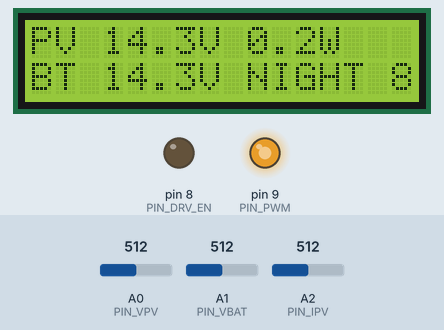
Recording of a sketch running on a simulated Arduino Nano, built with avr-gcc and run on an emulated ATmega328P. Parts: 16×2 character LCD, output pins drawn as LEDs (lit = HIGH). The test bench sets the inputs (shaded band); at power-on: A0 (PIN_VPV) = 512, A1 (PIN_VBAT) = 512, A2 (PIN_IPV) = 512. What the sketch prints to the serial monitor is not drawn.

Above: at 1.2 s.
1.3 s: A0 (PIN_VPV) set to 522
At 2.7 s:
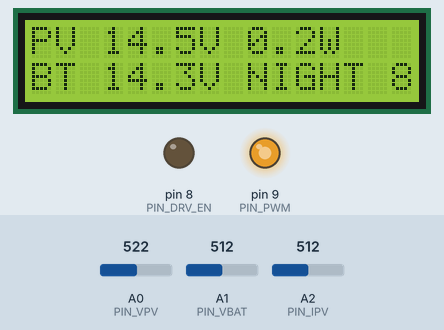
3.0 s: A0 (PIN_VPV) set to 540
At 3.52 s:
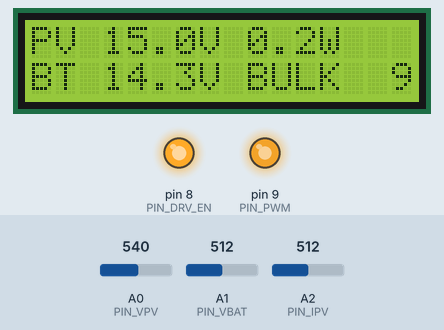
4.6 s: A1 (PIN_VBAT) set to 530
At 5.4 s:
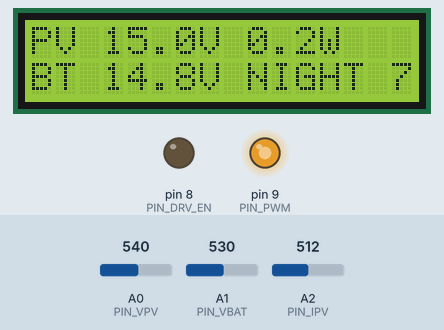
6.5 s: A0 (PIN_VPV) set to 900
At 7.02 s:
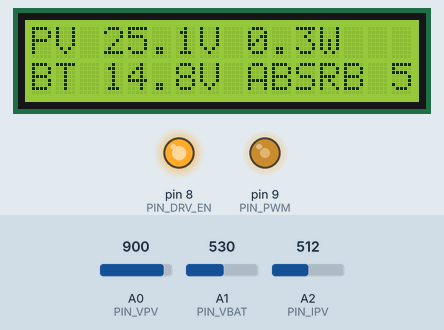
8.1 s: A1 (PIN_VBAT) set to 872
At 9.1 s:
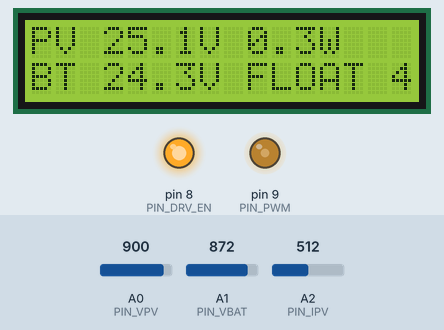
10.0 s: A1 (PIN_VBAT) set to 899
At 10.5 s:
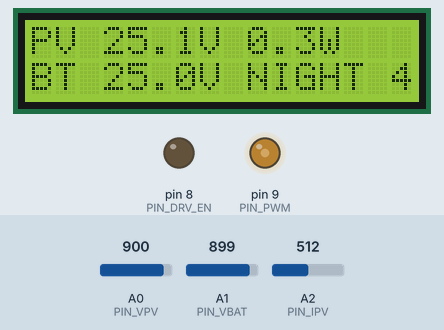
Timing chart, 0 to 12.5 s (numbered marks = the images above; inputs shaded):
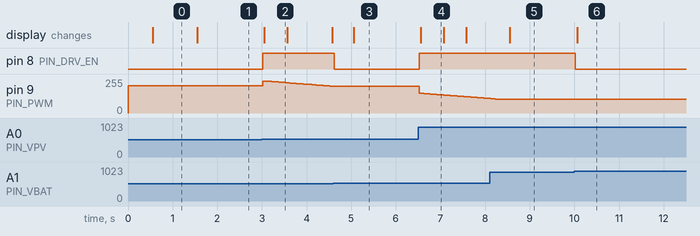

Measured:
- the behaviour switches between 529 and 530 on A0 (PIN_VPV) (found by bisection; images 1 and 2)
- the behaviour switches between 522 and 523 on A1 (PIN_VBAT) (found by bisection; images 2 and 3)
- the behaviour switches between 882 and 883 on A1 (PIN_VBAT) (found by bisection; images 5 and 6)
- after the input at 1.3 s, the display: changes after 0.26 s (image 1)
- after the input at 3.0 s, pin 8 (PIN_DRV_EN): LOW → HIGH at once; the display: changes after 0.06 s (image 2)
- after the input at 4.6 s, pin 8 (PIN_DRV_EN): HIGH → LOW at once; pin 9 (PIN_PWM): stays 201/255 (without the input it goes to 200/255 after 0.02 s); the display: changes after 0.46 s (image 3)
- after the input at 6.5 s, pin 8 (PIN_DRV_EN): LOW → HIGH at once; pin 9 (PIN_PWM): moves from 201/255 to 109/255 over 1.6 s, starting at once; the display: changes after 0.06 s (image 4)
- after the input at 8.1 s, the display: changes after 0.45 s (image 5)
- after the input at 10.0 s, pin 8 (PIN_DRV_EN): HIGH → LOW at once; the display: changes after 0.06 s (image 6)

The sketch:

mppt_controller.ino
```cpp
/*
 * Solar MPPT Charge Controller - Arduino Nano firmware
 *
 * Hardware:
 *   - Synchronous buck: 2 x IRFZ44N, IR2104 half-bridge driver, 220 uH inductor
 *   - Panel voltage : divider 47k / 10k  -> A0
 *   - Battery volt. : divider 47k / 10k  -> A1
 *   - Panel current : ACS712-05B         -> A2
 *   - PWM to IR2104 IN : D9  (Timer1, 31.25 kHz)
 *   - IR2104 SD (enable): D8
 *   - 16x2 I2C LCD (address 0x27) on A4/A5
 *
 * Charging:
 *   BULK   : P&O MPPT, all available solar power into the battery
 *   ABSORB : hold the battery at 14.4 V (constant voltage) by trimming duty
 *   FLOAT  : hold 13.8 V once the charge current tapers off
 *   NIGHT  : panel below battery + 0.5 V -> converter off
 */
#include <Wire.h>
#include <LiquidCrystal_I2C.h>

// ---------------- Pins ----------------
const uint8_t PIN_VPV = A0, PIN_VBAT = A1, PIN_IPV = A2;
const uint8_t PIN_PWM = 9, PIN_DRV_EN = 8;

// ---------------- Calibration ----------------
const float ADC_REF = 5.0;
const float DIV_RATIO = (47.0 + 10.0) / 10.0;     // 5.7
const float ACS_ZERO_V = 2.5, ACS_V_PER_A = 0.185; // ACS712-05B

// ---------------- Control constants ----------------
const uint16_t PWM_TOP = 511;                      // 16 MHz / 512 = 31.25 kHz
const float D_MIN = 0.40, D_MAX = 0.95, D_STEP = 0.005;
const float V_ABSORB = 14.4, V_FLOAT = 13.8;
const float I_FLOAT_SWITCH = 0.3;                  // A: absorb -> float when current tapers
const unsigned long CONTROL_MS = 50;

enum Stage { NIGHT, BULK, ABSORB, FLOAT_STAGE };
Stage stage = NIGHT;

float duty = 0.80;
int8_t direction = -1;     // -1 lowers duty (raises panel voltage)
float pPrev = 0;

LiquidCrystal_I2C lcd(0x27, 16, 2);

float readAvg(uint8_t pin) {
  long sum = 0;
  for (uint8_t i = 0; i < 16; i++) sum += analogRead(pin);
  return (sum / 16.0) * ADC_REF / 1023.0;
}

void setDuty(float d) {
  duty = constrain(d, D_MIN, D_MAX);
  OCR1A = (uint16_t)(duty * PWM_TOP);
}

void converterOn(bool on) {
  digitalWrite(PIN_DRV_EN, on ? HIGH : LOW);
}

void setup() {
  pinMode(PIN_PWM, OUTPUT);
  pinMode(PIN_DRV_EN, OUTPUT);
  converterOn(false);

  // Timer1: fast PWM, TOP = ICR1, non-inverting on OC1A (D9), no prescaler
  TCCR1A = _BV(COM1A1) | _BV(WGM11);
  TCCR1B = _BV(WGM13) | _BV(WGM12) | _BV(CS10);
  ICR1 = PWM_TOP;
  setDuty(duty);

  lcd.init();
  lcd.backlight();
  Serial.begin(115200);
}

void loop() {
  static unsigned long last = 0;
  if (millis() - last < CONTROL_MS) return;
  last = millis();

  float vpv = readAvg(PIN_VPV) * DIV_RATIO;
  float vbat = readAvg(PIN_VBAT) * DIV_RATIO;
  float ipv = (readAvg(PIN_IPV) - ACS_ZERO_V) / ACS_V_PER_A;
  if (ipv < 0) ipv = 0;
  float ppv = vpv * ipv;

  // ---------------- Stage selection ----------------
  if (vpv < vbat + 0.5) {
    stage = NIGHT;
  } else if (stage == NIGHT) {
    stage = BULK;
    setDuty(vbat / vpv);           // start near the right ratio
  }

  switch (stage) {
    case NIGHT:
      converterOn(false);
      break;

    case BULK:                     // Perturb & Observe MPPT
      converterOn(true);
      if (ppv < pPrev) direction = -direction;
      setDuty(duty + direction * D_STEP);
      if (duty <= D_MIN || duty >= D_MAX) direction = -direction;
      if (vbat >= V_ABSORB) stage = ABSORB;
      break;

    case ABSORB:                   // constant voltage at 14.4 V
    case FLOAT_STAGE: {            // constant voltage at 13.8 V
      converterOn(true);
      float target = (stage == ABSORB) ? V_ABSORB : V_FLOAT;
      setDuty(duty + (vbat < target ? D_STEP : -D_STEP));
      if (stage == ABSORB && ipv < I_FLOAT_SWITCH) stage = FLOAT_STAGE;
      if (vbat < V_FLOAT - 0.6) stage = BULK;   // heavy load pulled the battery down
      break;
    }
  }
  pPrev = ppv;

  // ---------------- Display ----------------
  static uint8_t tick = 0;
  if (++tick >= 10) {              // refresh every 0.5 s
    tick = 0;
    const char *names[] = {"NIGHT", "BULK ", "ABSRB", "FLOAT"};
    lcd.setCursor(0, 0);
    lcd.print("PV "); lcd.print(vpv, 1); lcd.print("V ");
    lcd.print(ppv, 1); lcd.print("W  ");
    lcd.setCursor(0, 1);
    lcd.print("BT "); lcd.print(vbat, 1); lcd.print("V ");
    lcd.print(names[stage]); lcd.print(" ");
    lcd.print((int)(duty * 100)); lcd.print("%  ");

    Serial.print(vpv); Serial.print(','); Serial.print(ipv); Serial.print(',');
    Serial.print(ppv); Serial.print(','); Serial.print(vbat); Serial.print(',');
    Serial.print(duty); Serial.print(','); Serial.println(names[stage]);
  }
}
```
